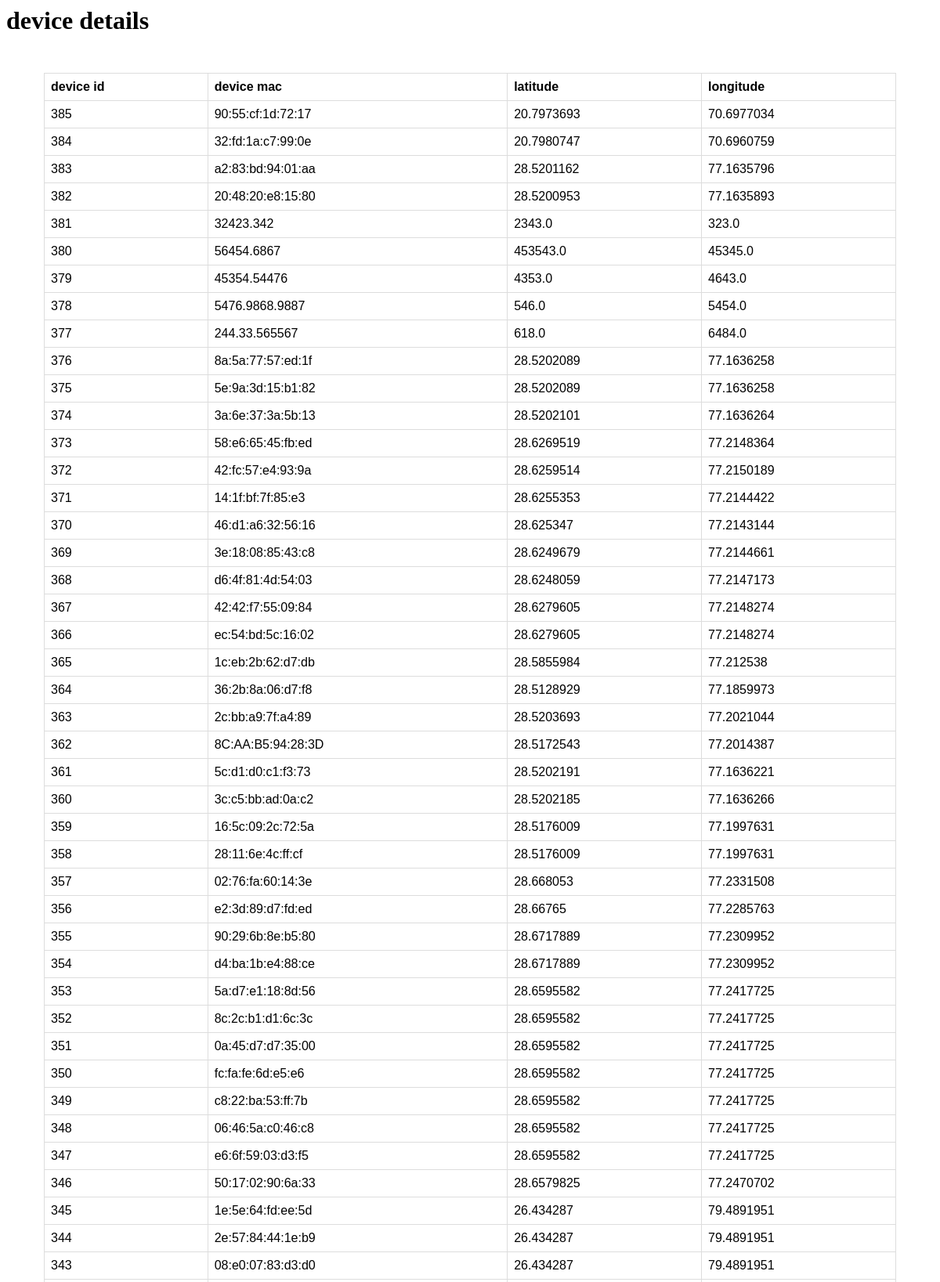
/device/availableweb/ (upper part), run on the app's committed database.
### device/models.py (models this page shows)
class device(models.Model):
    device_id = models.AutoField(primary_key=True)
    agent = models.ForeignKey(agent, on_delete=CASCADE)
    device_lat = models.FloatField(null=False)
    device_long = models.FloatField(null=False)
    is_active = models.BooleanField(default=False)
    device_mac = models.CharField(max_length=100, unique=True)
    device_type = models.CharField(max_length=30, null=False)
    privlaged_user = models.TextField(null=True)

### device/views.py (the view)
# urls.py: path("availableweb/",views.alldeviceweb),
def alldeviceweb(request):
    d = device.objects.all()
    d = device.objects.all()
    return render(request, "device/alldevice.html", {
        "device":reversed(d)
    })

### device/templates/device/alldevice.html (shortened to what this page needs)
<!DOCTYPE html>
<html lang="en">
<head>
</head>
<body>
    <h1 id="hone">device details</h1>
    <div id="one">
    <table>
        <thead>
            <tr>
                <th>device id</th>
                <th>device mac</th>
                <th>latitude</th>
                <th>longitude</th>
            </tr>
        </thead>
        {% for dev in device %}
        <tbody>
            <tr>
                <td>{{ dev.device_id }}</td>
                <td>{{ dev.device_mac }}</td>
                <td>{{ dev.device_lat }}</td>
                <td>{{ dev.device_long }}</td>
            </tr>
        </tbody>
        {% endfor %}
    </table>
</div>
</body>
</html>

### device/templates/device/alldevice.html (style rules this page uses)
table { font-family: arial, sans-serif; border-collapse: collapse; width: 100%; }
td, th { border: 1px solid #dddddd; text-align: left; padding: 8px; }
#one { padding: 3rem; }
#hone { margin: auto; }

### data on the page
device: device_id "385", device_mac "90:55:cf:1d:72:17", device_lat "20.7973693", device_long "70.6977034"
device: device_id "384", device_mac "32:fd:1a:c7:99:0e", device_lat "20.7980747", device_long "70.6960759"
device: device_id "383", device_mac "a2:83:bd:94:01:aa", device_lat "28.5201162", device_long "77.1635796"
device: device_id "382", device_mac "20:48:20:e8:15:80", device_lat "28.5200953", device_long "77.1635893"
device: device_id "381", device_mac "32423.342", device_lat "2343.0", device_long "323.0"
device: device_id "380", device_mac "56454.6867", device_lat "453543.0", device_long "45345.0"
device: device_id "379", device_mac "45354.54476", device_lat "4353.0", device_long "4643.0"
device: device_id "378", device_mac "5476.9868.9887", device_lat "546.0", device_long "5454.0"
device: device_id "377", device_mac "244.33.565567", device_lat "618.0", device_long "6484.0"
device: device_id "376", device_mac "8a:5a:77:57:ed:1f", device_lat "28.5202089", device_long "77.1636258"
device: device_id "375", device_mac "5e:9a:3d:15:b1:82", device_lat "28.5202089", device_long "77.1636258"
device: device_id "374", device_mac "3a:6e:37:3a:5b:13", device_lat "28.5202101", device_long "77.1636264"
device: device_id "373", device_mac "58:e6:65:45:fb:ed", device_lat "28.6269519", device_long "77.2148364"
device: device_id "372", device_mac "42:fc:57:e4:93:9a", device_lat "28.6259514", device_long "77.2150189"
device: device_id "371", device_mac "14:1f:bf:7f:85:e3", device_lat "28.6255353", device_long "77.2144422"
device: device_id "370", device_mac "46:d1:a6:32:56:16", device_lat "28.625347", device_long "77.2143144"
device: device_id "369", device_mac "3e:18:08:85:43:c8", device_lat "28.6249679", device_long "77.2144661"
device: device_id "368", device_mac "d6:4f:81:4d:54:03", device_lat "28.6248059", device_long "77.2147173"
device: device_id "367", device_mac "42:42:f7:55:09:84", device_lat "28.6279605", device_long "77.2148274"
device: device_id "366", device_mac "ec:54:bd:5c:16:02", device_lat "28.6279605", device_long "77.2148274"
device: device_id "365", device_mac "1c:eb:2b:62:d7:db", device_lat "28.5855984", device_long "77.212538"
device: device_id "364", device_mac "36:2b:8a:06:d7:f8", device_lat "28.5128929", device_long "77.1859973"
device: device_id "363", device_mac "2c:bb:a9:7f:a4:89", device_lat "28.5203693", device_long "77.2021044"
device: device_id "362", device_mac "8C:AA:B5:94:28:3D", device_lat "28.5172543", device_long "77.2014387"
device: device_id "361", device_mac "5c:d1:d0:c1:f3:73", device_lat "28.5202191", device_long "77.1636221"
device: device_id "360", device_mac "3c:c5:bb:ad:0a:c2", device_lat "28.5202185", device_long "77.1636266"
device: device_id "359", device_mac "16:5c:09:2c:72:5a", device_lat "28.5176009", device_long "77.1997631"
device: device_id "358", device_mac "28:11:6e:4c:ff:cf", device_lat "28.5176009", device_long "77.1997631"
device: device_id "357", device_mac "02:76:fa:60:14:3e", device_lat "28.668053", device_long "77.2331508"
device: device_id "356", device_mac "e2:3d:89:d7:fd:ed", device_lat "28.66765", device_long "77.2285763"
device: device_id "355", device_mac "90:29:6b:8e:b5:80", device_lat "28.6717889", device_long "77.2309952"
device: device_id "354", device_mac "d4:ba:1b:e4:88:ce", device_lat "28.6717889", device_long "77.2309952"
device: device_id "353", device_mac "5a:d7:e1:18:8d:56", device_lat "28.6595582", device_long "77.2417725"
device: device_id "352", device_mac "8c:2c:b1:d1:6c:3c", device_lat "28.6595582", device_long "77.2417725"
device: device_id "351", device_mac "0a:45:d7:d7:35:00", device_lat "28.6595582", device_long "77.2417725"
device: device_id "350", device_mac "fc:fa:fe:6d:e5:e6", device_lat "28.6595582", device_long "77.2417725"
device: device_id "349", device_mac "c8:22:ba:53:ff:7b", device_lat "28.6595582", device_long "77.2417725"
device: device_id "348", device_mac "06:46:5a:c0:46:c8", device_lat "28.6595582", device_long "77.2417725"
device: device_id "347", device_mac "e6:6f:59:03:d3:f5", device_lat "28.6595582", device_long "77.2417725"
device: device_id "346", device_mac "50:17:02:90:6a:33", device_lat "28.6579825", device_long "77.2470702"
device: device_id "345", device_mac "1e:5e:64:fd:ee:5d", device_lat "26.434287", device_long "79.4891951"
device: device_id "344", device_mac "2e:57:84:44:1e:b9", device_lat "26.434287", device_long "79.4891951"
device: device_id "343", device_mac "08:e0:07:83:d3:d0", device_lat "26.434287", device_long "79.4891951"
